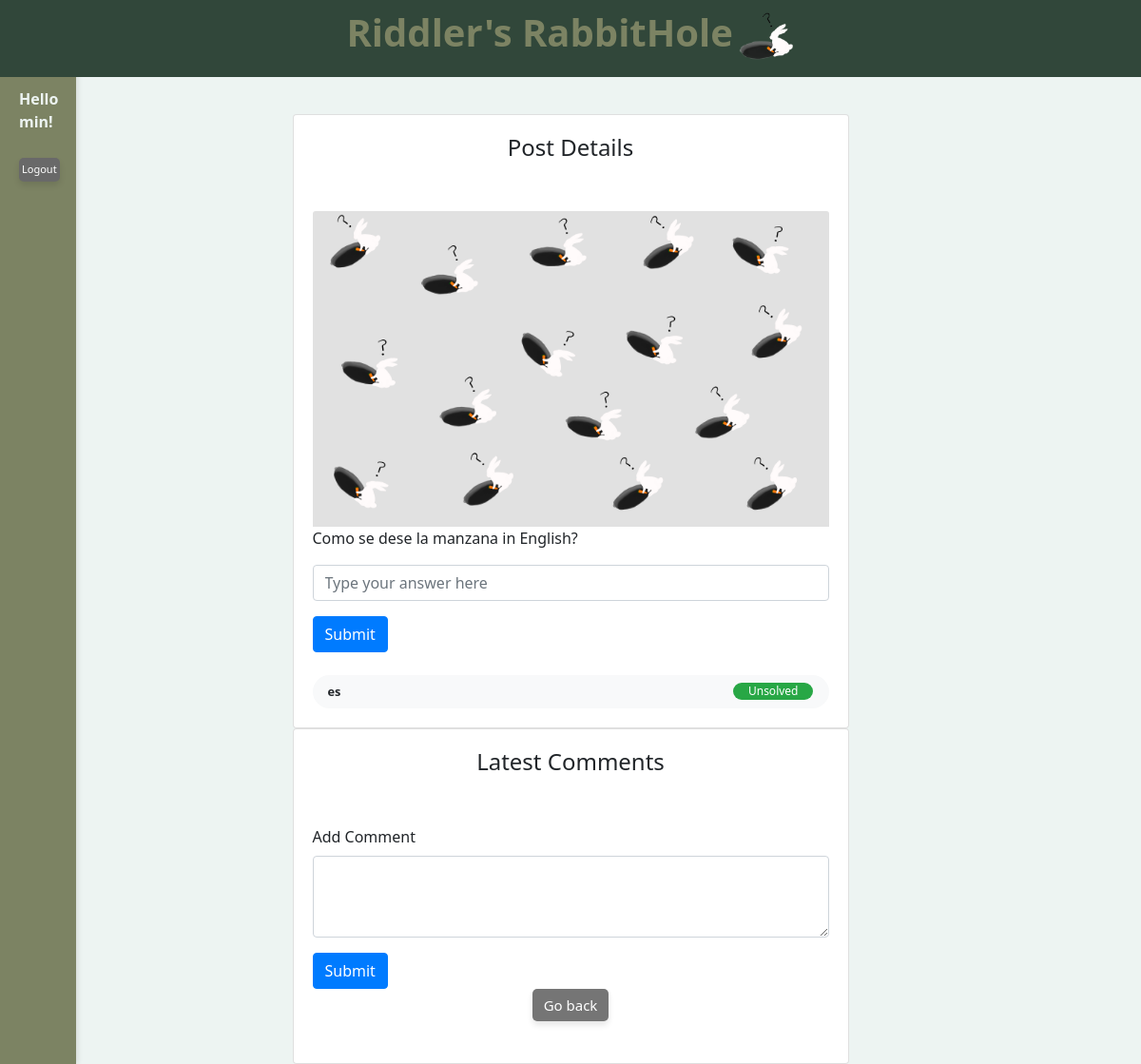
Before: /post-details/6 (signed in) with the older database file.
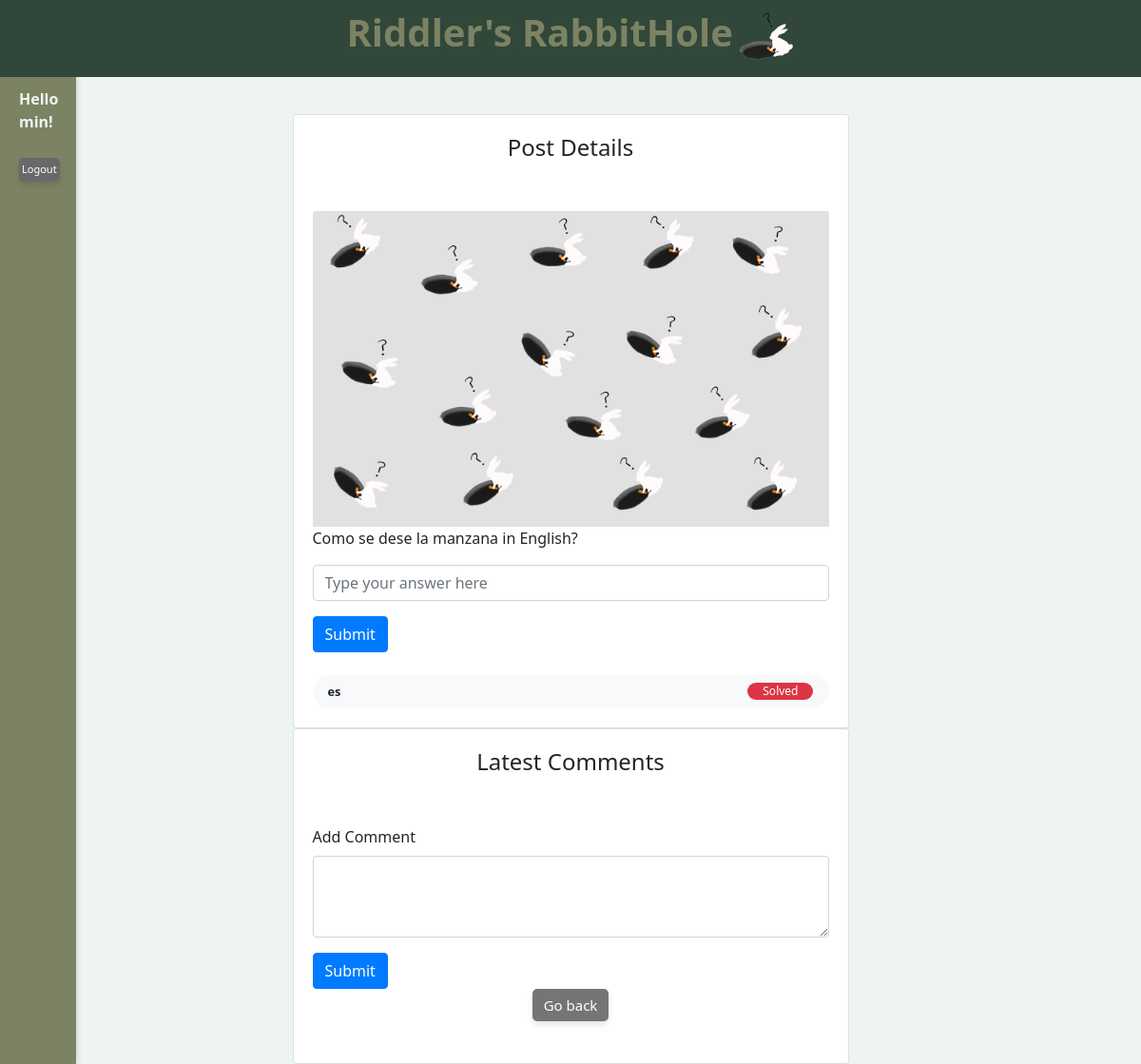
After: the same page with the newer database file.
### database/models.py (models this page shows, shortened)
class User(UserMixin, Model):
    id = Column(Integer, primary_key=True)
    username = Column(String(50), unique=True, nullable=False)
    email = Column(String(100), unique=True, nullable=False)
    password_hash = Column(String(128), nullable=False)
    gender = Column(String(10), nullable=False)
    dob = Column(DateTime, nullable=False)
    phone = Column(String(20))
    country = Column(String(50), nullable=False)
    avatar = Column(String(20), nullable=False)
    score = Column(db.Integer, default=0)
    comments = db.relationship('Comment', backref='user', lazy=True)

class Post(Model):
    id = Column(Integer, primary_key=True)
    user_id = Column(Integer, ForeignKey("user.id"))
    datetime = Column(DateTime(100), server_default=func.now())
    content = Column(String(128), nullable=False)
    hint = Column(String(128), nullable=False)
    language = Column(String(10), nullable=False, default='en')
    status = Column(Boolean, nullable=False, default=False) # false: active, true: completed
    comments = relationship('Comment', backref='post', lazy=True) # one to many, this will add a post attribute to the comment class
    images = relationship('Image', backref='post', lazy=True)

### app.py (the view)
@app.route('/post-details/<int:post_id>')
@login_required
def post_details(post_id):
    post = Post.query.filter_by(id=post_id).first()
    if post:
        comments = Comment.query.filter_by(post_id=post_id).all()
        comments_with_users = []
        for comment in comments:
            user = User.query.filter_by(id=comment.user_id).first()
            comment_data = comment.to_dict()
            comment_data['username'] = user.username
            comment_data['avatar'] = user.avatar
            comments_with_users.append(comment_data)
        return render_template('post.html', user=current_user, post=post, comments=comments_with_users)
    else:
        flash('Post not found.', 'error')
        return redirect(url_for('index'))

### app.py (called while the page is built)
@login_manager.user_loader
def load_user(user_id):
    return User.query.get(int(user_id))

### templates/post.html (shortened to what this page needs)
<!DOCTYPE html>
<html lang="en">
<head>
    <link rel="stylesheet" type="text/css" href="{{ url_for('static', filename='css/style.css') }}">
    <link href="https://stackpath.bootstrapcdn.com/bootstrap/4.5.2/css/bootstrap.min.css" rel="stylesheet">
</head>
<body style="background-color: #EDF4F2;">
    <div class="header">
        <h1 style="color: #7C8363"><b>Riddler's RabbitHole</b><img src="{{ url_for('static', filename='img/rabbit.png') }}" alt="" class="rabbitimg"></h1>
    </div>
    <div class="sidebar" id="sidebar">
        <div class="login-tab" id="loginButton" onclick="toggleLogin()">
            {% if current_user.is_authenticated %}
                <br><br><br><b>
                Hello
                {{ current_user.username }}!</b>
                <br><br>
                <button class="lognew" onclick="logout()">Logout</button>
            {% else %}
                <br><br><br>
                Login
            {% endif %}
        </div>
    </div>
    <div class="row d-flex justify-content-center mt-100 mb-100" style="margin-top: 120px;">
        <div class="col-lg-6">
            <div class="card">
                <div class="card-body text-center">
                    <h4 class="card-title">Post Details</h4>
                </div>
                <div>
                    <div class="card-body">
                    {% if post.images %}
                    <img src="{{ url_for('static', filename='post_images/' + post.images[0].url) }}" alt="Post Image" class="img-fluid card-img-top">
                    {% else %}
                    <img src="{{ url_for('static', filename='post_images/default.jpg') }}" alt="Post Image123" class="img-fluid card-img-top">
                    {% endif %}
                    <p>{{ post.hint }}</p>
                        <form id="answerForm" onsubmit="submitAnswer(event)">
                            <div class="form-group">
                                <input type="text" class="form-control" id="answer" name="answer" placeholder="Type your answer here" required>
                            </div>
                            <button type="submit" class="btn btn-primary">Submit</button>
                        </form>
                    <div class="d-flex align-items-center justify-content-between rounded-pill bg-light px-3 py-2 mt-4">
                        <p class="small mb-0"><span class="font-weight-bold">{{ post.language }}</span></p>
                        <p data-status="{{ post.status }}"></p><div class="badge {% if post.status %}badge-danger{% else %}badge-success{% endif %} px-3 rounded-pill font-weight-normal">
                            {% if post.status %}
                                Solved
                            {% else %}
                                Unsolved
                            {% endif %}
                        </div>
                    </div>
                    </div>
                </div>
            </div>
        </div>
    </div>
    <div class="row d-flex justify-content-center mt-100 mb-100">
        <div class="col-lg-6">
            <div class="card">
                <div class="card-body text-center">
                    <h4 class="card-title">Latest Comments</h4>
                </div>
                <div class="card-body">
                    <form id="commentForm" onsubmit="submitComment(event)">
                        <div class="form-group">
                            <label for="comment">Add Comment</label>
                            <textarea class="form-control" id="comment" name="comment" rows="3" required></textarea>
                        </div>
                        <button type="submit" class="btn btn-primary">Submit</button>
                    </form>
                    <div class="mb-4" style="text-align: center;">
                        <a href="{{ url_for('index') }}" class="newbutton">Go back</a>
                    </div>
                </div>
            </div>
        </div>
    </div>
</body>
</html>

### static/css/style.css (style rules this page uses)
* { margin: 0; padding: 0; box-sizing: border-box; }
body { font-family: 'Segoe UI', Tahoma, Geneva, Verdana, sans-serif; padding: 20px; margin-left: 120px; background-color: #EDf4f2; }
.sidebar { position: fixed; top: 0; left: 0; width: 120px; height: 100%; background-color: #7C8363; overflow-y: auto; padding: 20px; box-shadow: 2px 0 5px rgba(0, 0, 0, 0.1); z-index: 999; transition: width 0.3s ease-in-out; color: #EDF4F2 }
.rabbitimg { height: 50px; width: auto; margin-left: 5px; }
.header { position: fixed; top: 0; left: 0; width: 100%; background-color: #31473A; color: rgb(65, 65, 65); padding: 10px 15px; text-align: center; z-index: 9999; color: #7C8363; }
.newbutton { display: inline-block; padding: 6px 12px; font-size: 15px; color: #fff; background-color: #757575; border: none; border-radius: 5px; cursor: pointer; transition: background-color 0.3s ease, transform 0.2s ease; box-shadow: 0 4px 6px rgba(0, 0, 0, 0.1); }
.lognew { display: inline-block; font-size: 11px; padding: 4px 3px; border-radius: 5px; border: none; color: #fff; background-color: #696969; cursor: pointer; transition: background-color 0.3s ease, transform 0.2s ease; box-shadow: 0 4px 6px rgba(0, 0, 0, 0.1); }

### templates/post.html (style rules this page uses)
.sidebar { position: fixed; top: 0; left:0; width: 80px; height: 100%; overflow-y: auto; padding: 20px; box-shadow: 2px 0 5px rgba(0, 0, 0, 0.1); z-index: 999; transition: width 0.3s ease-in-out; }
body { font-family: 'Segoe UI', Tahoma, Geneva, Verdana, sans-serif; margin: 0; padding: 0; background-position: center center; background-attachment: fixed; height: 100vh; }
h1 { text-align: center; color: #262626; }

Changed rows visible on the page:
changed Post "Como se dese la manzana in English?": status False → True (drawn)
Other visible differences:
text no longer shown: "Unsolved"
text now shown: "Solved"
